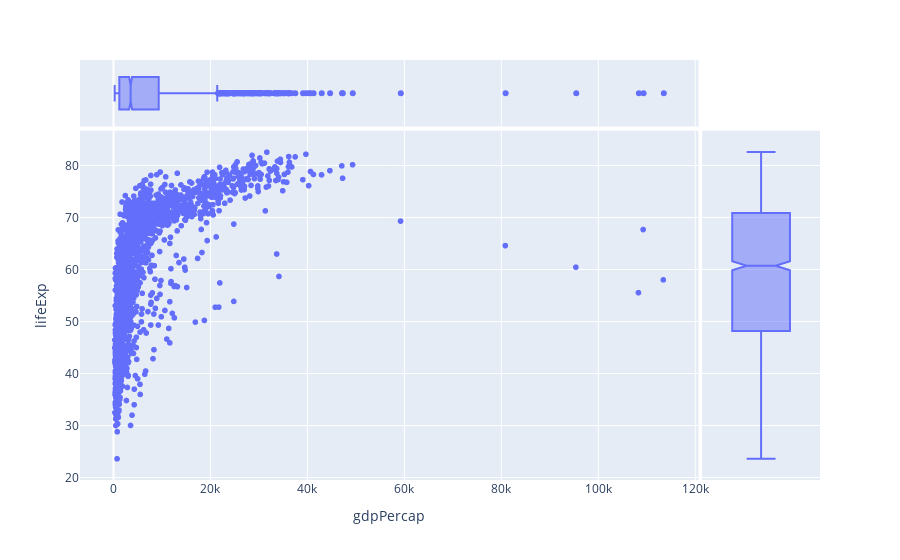

The notebook cell saved with this chart:
### Markdown cell above
[Back to top](#Index:) 

### Problem 12

#### Scatterplot of Life Expectancy vs. GDP including marginal box plots with `plotly`



Create a Scatterplot Life Expectancy vs. GDP including marginals as box plots using `plotly`.

### Code cell
#marginals with boxplot
fig = px.scatter(gapminder, y='lifeExp', x = 'gdpPercap', marginal_x="box", marginal_y="box" )
fig

### Figure 1 — Plotly figure (JSON) as saved in the notebook; plotly's stock layout.template omitted (floating-point values rounded to 4 significant figures; data arrays with more than 128 entries replaced by an {"elided": "..."} marker saying what was removed)
{"data": [{"hovertemplate": "gdpPercap=%{x}<br>lifeExp=%{y}<extra></extra>", "legendgroup": "", "marker": {"color": "#636efa", "symbol": "circle"}, "mode": "markers", "name": "", "showlegend": false, "type": "scattergl", "x": {"elided": "1704 float values"}, "xaxis": "x", "y": {"elided": "1704 float values"}, "yaxis": "y"}, {"alignmentgroup": "True", "hovertemplate": "gdpPercap=%{x}<extra></extra>", "legendgroup": "", "marker": {"color": "#636efa", "symbol": "circle"}, "name": "", "notched": true, "offsetgroup": "", "showlegend": false, "type": "box", "x": {"elided": "1704 float values"}, "xaxis": "x3", "yaxis": "y3"}, {"alignmentgroup": "True", "hovertemplate": "lifeExp=%{y}<extra></extra>", "legendgroup": "", "marker": {"color": "#636efa", "symbol": "circle"}, "name": "", "notched": true, "offsetgroup": "", "showlegend": false, "type": "box", "xaxis": "x2", "y": {"elided": "1704 float values"}, "yaxis": "y2"}], "layout": {"autosize": true, "legend": {"tracegroupgap": 0}, "margin": {"t": 60}, "xaxis": {"anchor": "y", "autorange": true, "domain": [0, 0.8358], "range": [-6935.0, 120700.0], "title": {"text": "gdpPercap"}, "type": "linear"}, "xaxis2": {"anchor": "y2", "autorange": true, "domain": [0.8408, 1], "matches": "x2", "range": [-0.5, 0.5], "showgrid": false, "showline": false, "showticklabels": false, "ticks": "", "type": "category"}, "xaxis3": {"anchor": "y3", "autorange": true, "domain": [0, 0.8358], "matches": "x", "range": [-6935.0, 120700.0], "showgrid": true, "showticklabels": false, "type": "linear"}, "xaxis4": {"anchor": "y4", "domain": [0.8408, 1], "matches": "x2", "showgrid": false, "showline": false, "showticklabels": false, "ticks": ""}, "yaxis": {"anchor": "x", "autorange": true, "domain": [0, 0.8316], "range": [18.76, 87.45], "title": {"text": "lifeExp"}, "type": "linear"}, "yaxis2": {"anchor": "x2", "autorange": true, "domain": [0, 0.8316], "matches": "y", "range": [18.76, 87.45], "showgrid": true, "showticklabels": false, "type": "linear"}, "yaxis3": {"anchor": "x3", "autorange": true, "domain": [0.8416, 1], "matches": "y3", "range": [-0.5, 0.5], "showgrid": false, "showline": false, "showticklabels": false, "ticks": "", "type": "category"}, "yaxis4": {"anchor": "x4", "domain": [0.8416, 1], "matches": "y3", "showgrid": true, "showline": false, "showticklabels": false, "ticks": ""}}}
